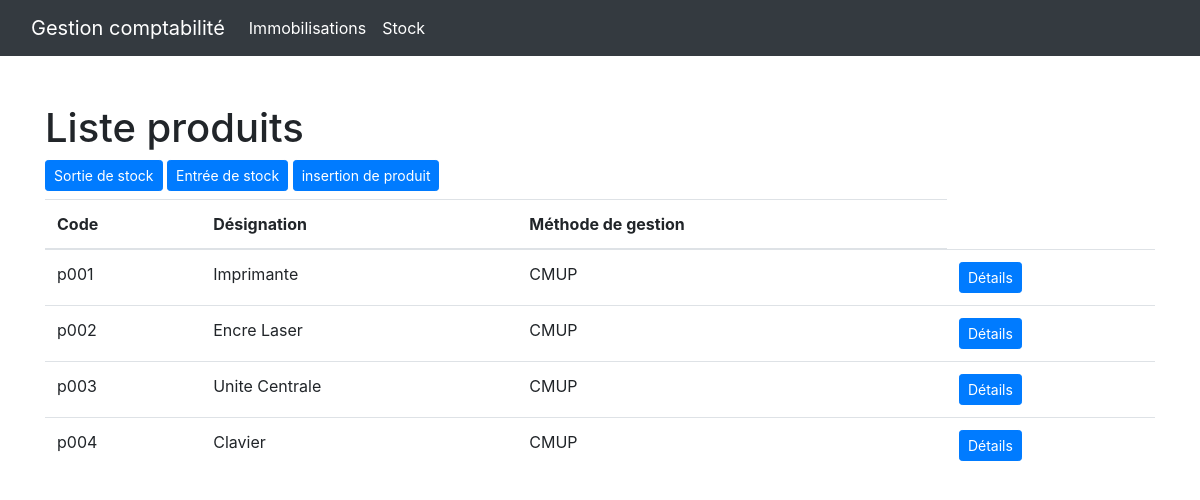
Before: /index.php/inv with the older database file.
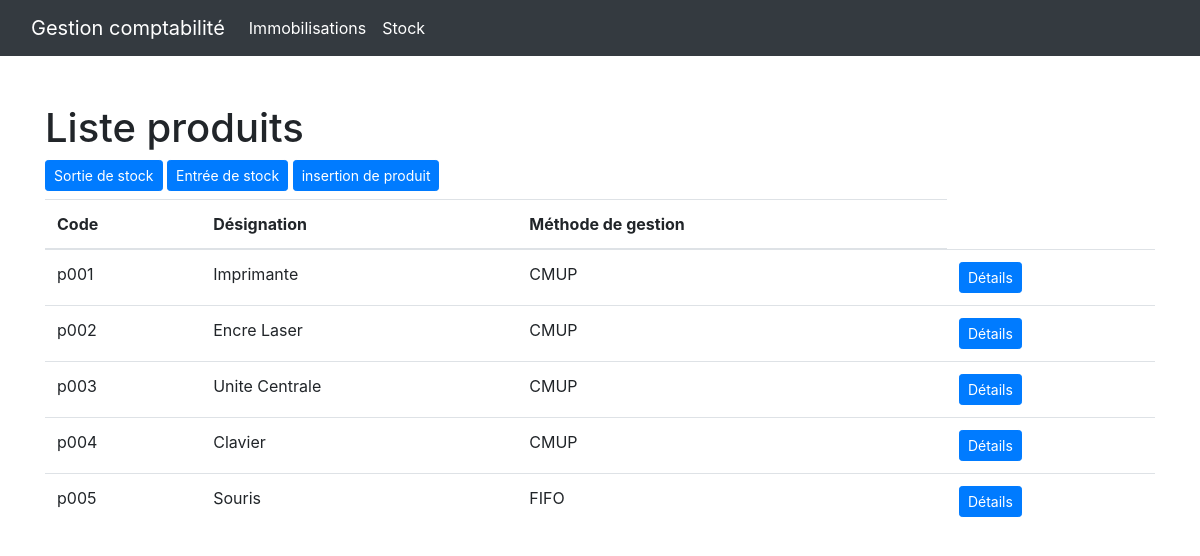
After: the same page with the newer database file.
### tables this page shows
create table products (
    id int primary key auto_increment,
    code varchar(255),
    name varchar(100),
    inventory_method varchar(4) CHECK (inventory_method IN ('CMUP', 'FIFO', 'LIFO')),
    unique(code)
);

### application/views/template/content.php (called while the page is built)
<?php $this->load->view("template/header.php"); ?>
<?php $this->load->view($content); ?>
<?php $this->load->view("template/footer.php"); ?>

### application/controllers/Inv.php (called while the page is built, shortened)
<?php
class Inv extends Base_Controller
{
    public function __construct()
    {
        $this->load->model("inventories/product_model");
        $this->load->model("inventories/Inventory_model", "invv_model");
        $this->load->model("inventories/InventoryInfo_model", "inv_info");
    }
    public function index() {
        $data = array();
        $data["content"] = "inventories/index";
        $data["products"] = $this->product_model->getAllProducts();
        $this->load->view($this->template, $data);
    }
}

### index.php (called while the page is built, shortened)
<?php
require_once BASEPATH.'core/CodeIgniter.php';

### application/helpers/utility_helper.php (called while the page is built, shortened)
<?php
function asset_url() {
    return base_url() . "assets/";
}

### application/models/inventories/Product_model.php (called while the page is built, shortened)
<?php
class Product_model extends Base_Model
{
    public function getAllProducts()
    {
        $sql = "select * from products";
        $query = $this->db->query($sql);
        $result = array();
        foreach ($query->result_array() as $row) {
            $newObject = arrayToObject($row, $this);
            $result[] = $newObject;
        }
        return $result;
    }
}

### application/views/inventories/index.php (the view)
<div class="container">
    <div class="row">
        <div class="col-md-12">
            <h1>Liste produits</h1>
            <div class="my-2">
                    <a class="btn btn-primary btn-sm" href="<?php echo base_url("inv/outPage"); ?>">Sortie de stock</a>
                    <a class="btn btn-primary btn-sm" href="<?php echo base_url("inv/inPage"); ?>">Entrée de stock</a>
                        <a class="btn btn-primary btn-sm"  href="<?php echo base_url("inv/inPage"); ?>">insertion de produit</a>
            </div>
            <table class="table">
                <thead>
                    <tr>
                        <th scope="col">Code</th>
                        <th scope="col">Désignation</th>
                        <th scope="col">Méthode de gestion</th>
                    </tr>
                </thead>
                <tbody>
                    <?php foreach($products as $product) { ?>
                    <tr>
                        <td scope="row"><?php echo $product->code; ?></td>
                        <td scope="row"><?php echo $product->name; ?></td>
                        <td scope="row"><?php echo $product->inventory_method; ?></td>
                        <td scope="row">
                            <a href="<?php echo base_url("inv/infos/$product->id"); ?>" class="btn btn-primary btn-sm">Détails</a>
                        </td>
                    </tr>
                    <?php } ?>
                </tbody>
            </table>
        </div>
    </div>
</div>

### application/views/template/header.php (shortened to what this page needs)
<!DOCTYPE html>
<html lang="en">
<head>
    <link rel="stylesheet" href="<?php echo asset_url() . "bootstrap/css/bootstrap/bootstrap.min.css"; ?>">
</head>
<body>
    <nav class="navbar navbar-expand-lg navbar-dark bg-dark mb-5">
        <div class="container-fluid">
            <a class="navbar-brand" href="#">Gestion comptabilité</a>
            <div class="collapse navbar-collapse" id="navbarSupportedContent">
                <ul class="navbar-nav me-auto mb-2 mb-lg-0">
                    <li class="nav-item">
                        <a class="nav-link active" aria-current="page" href="<?php echo base_url("immo"); ?>">Immobilisations</a>
                    </li>
                    <li class="nav-item">
                        <a class="nav-link active" aria-current="page" href="<?php echo base_url("inv/"); ?>">Stock</a>
                    </li>
                </ul>
            </div>
        </div>
    </nav>

Changed rows visible on the page:
added products: code "p005", name "Souris", inventory_method "FIFO"
